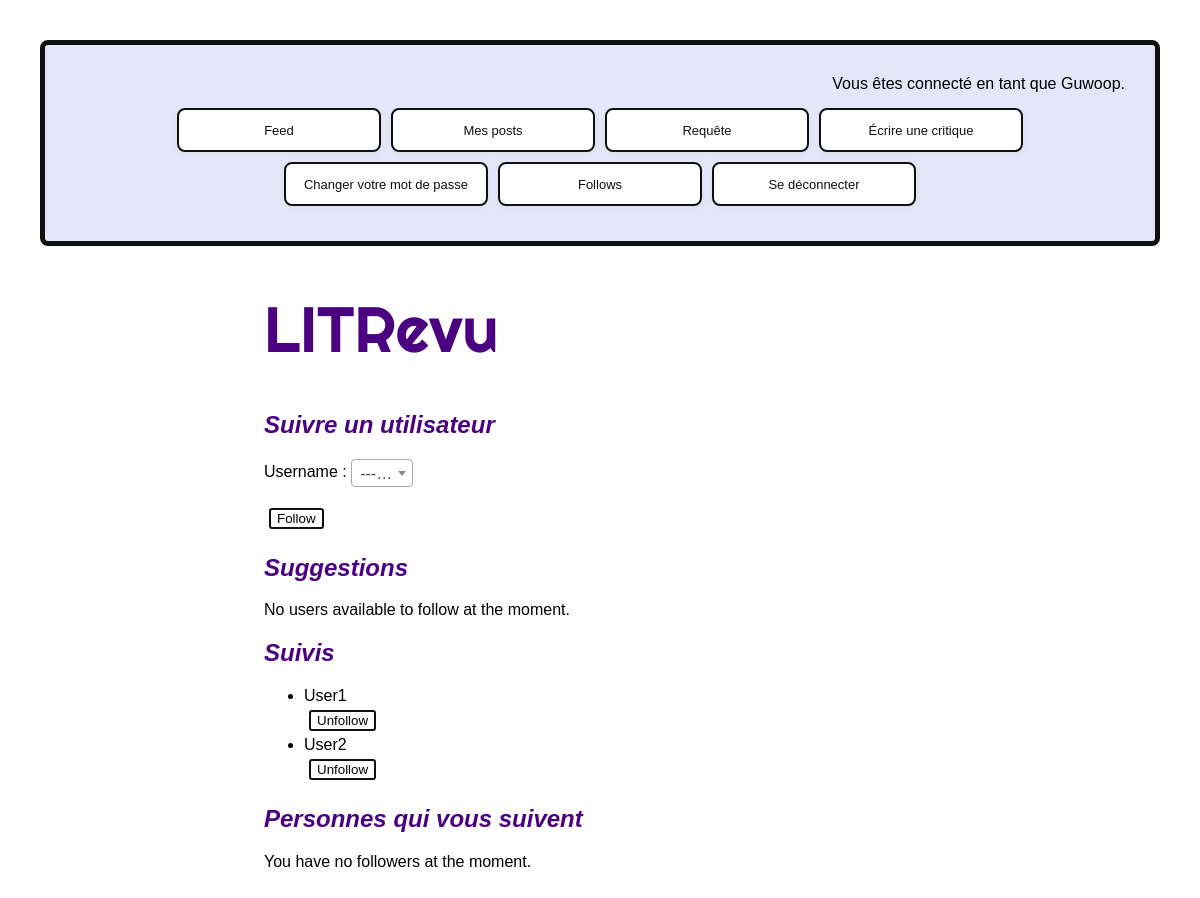
Page /follow_user/ (signed in) on the committed database.
### authentication/models.py (models this page shows)
class User(AbstractUser):
    username: models.CharField = models.CharField(max_length=150, unique=True)
    follows: models.ManyToManyField = models.ManyToManyField(
        'self',
        symmetrical=False,
        verbose_name='Follows',
        related_name='followers',
        through='blog.UserFollows'
    )

### blog/views.py (the view)
# urls.py: path("follow_user/", follow_user, name="follow_user"),
@login_required
def follow_user(request: HttpRequest) -> HttpResponse:
    if request.method == 'POST':
        form = FollowUserForm(request.user, request.POST)
        if form.is_valid():
            following = form.save(commit=False)
            following.user = request.user
            following.save()
            return redirect('follow_user')
    else:
        form = FollowUserForm(request.user)
    followed_users = request.user.follows.all()
    users_to_follow = User.objects.exclude(id=request.user.id).exclude(id__in=followed_users)
    context = {
        'form': form,
        'users_to_follow': users_to_follow,
        'followed_users': followed_users,
        'followers': request.user.followers.all()
    }
    return render(request, 'blog/follow_user.html', context=context)

### blog/templates/blog/follow_user.html (shortened to what this page needs)
{% extends 'base.html' %}
{% block content %}
    <h2>Suivre un utilisateur</h2>
    <form method="post">
        {{ form.as_p }}
        <button type="submit">Follow</button>
    </form>
    <h2>Suggestions</h2>
    {% if users_to_follow %}
        <ul>
            {% for user in users_to_follow %}
                <li>{{ user.username }}</li>
            {% endfor %}
        </ul>
    {% else %}
        <p>No users available to follow at the moment.</p>
    {% endif %}
    <h2>Suivis</h2>
    {% if followed_users %}
        <ul>
            {% for user in followed_users %}
                <li>{{ user.username }}</li>
                <form method="post" action="{% url 'unfollow_user' user.username %}">
                    <button type="submit">Unfollow</button>
                </form>
            {% endfor %}
        </ul>
    {% else %}
        <p>You are not following any users at the moment.</p>
    {% endif %}
    <h2>Personnes qui vous suivent</h2>
    {% if followers %}
        <ul>
            {% for follower in followers %}
                <li>{{ follower.username }}</li>
            {% endfor %}
        </ul>
    {% else %}
        <p>You have no followers at the moment.</p>
    {% endif %}
{% endblock content %}

### templates/base.html (shortened to what this page needs)
<!DOCTYPE html>
<html lang="fr">
{% load static %}
<head>
    <link href="https://cdn.jsdelivr.net/npm/select2@4.1.0-rc.0/dist/css/select2.min.css" rel="stylesheet">
    <link rel="stylesheet" type="text/css" href="{% static 'styles.css' %}">
</head>
<body>
    <header>
        {% if user.is_authenticated %}
            <p>Vous êtes connecté en tant que {{ request.user }}.</p>
            <div class="header-buttons">
                <a href="{% url 'home' %}" class="button1 bouncy">Feed</a>
                <a href="{% url 'my_posts' %}" class="button1 bouncy" style="animation-delay:0.07s">Mes posts</a>
                <a href="{% url 'create_ticket' %}" class="button1 bouncy" style="animation-delay:0.14s">Requête</a>
                <a href="{% url 'create_review_and_ticket' %}" class="button1 bouncy" style="animation-delay:0.21s">Écrire une critique</a>
                <a href="{% url 'password_change' %}" class="button1 bouncy" style="animation-delay:0.28s">Changer votre mot de passe</a>
                <a href="{% url 'follow_user' %}" class="button1 bouncy" style="animation-delay:0.35s">Follows</a>
                <form action="{% url 'logout' %}" method="post">
                    <a href="{% url 'logout' %}" class="button1 bouncy" style="animation-delay:0.42s">Se déconnecter</a>
                </form>
            </div>
        {% endif %}
    </header>
    <div class ="content">
        <h1>LITRevu</h1>
        {% block content %}{% endblock content %}
    </div>
</body>
</html>

### static/styles.css (style rules this page uses)
body { font-family: Arial, sans-serif; margin: 20px; padding: 20px; }
header { background-color: lavender; padding: 30px; border: 5px solid #0f1111; border-radius: 8px; }
.header-buttons { display: flex; justify-content: center; align-items: center; flex-wrap: wrap; margin-top: 10px; }
header p { text-align: right; margin: 0px; }
.content h1 { font-family: "Righteous", sans-serif; font-weight: 500; font-size: 4em; font-style: normal; text-decoration: none; color: indigo; }
h2 { font-size: 1.5em; font-family: 'Platypi', sans-serif; font-weight: 600; font-style: italic; color: indigo; }
a.button1 { margin: 5px; border: 2px solid #0f1111; display: flex; justify-content: center; align-items: center; background-color: #fff; border-radius: 8px; box-shadow: rgba(213, 217, 217, .5) 0 2px 5px 0; color: #0f1111; cursor: pointer; font-size: 13px; text-align: center; text-decoration: none; width: 200px; height: 40px; }
.content { margin-left: 20%; }
button { margin: 5px; border: 2px solid #0f1111; border-radius: 3px; background-color: rgb(255, 255, 255); }

### rows in the picture
User: user "Guwoop"
User: username "User1"
User: username "User2"
